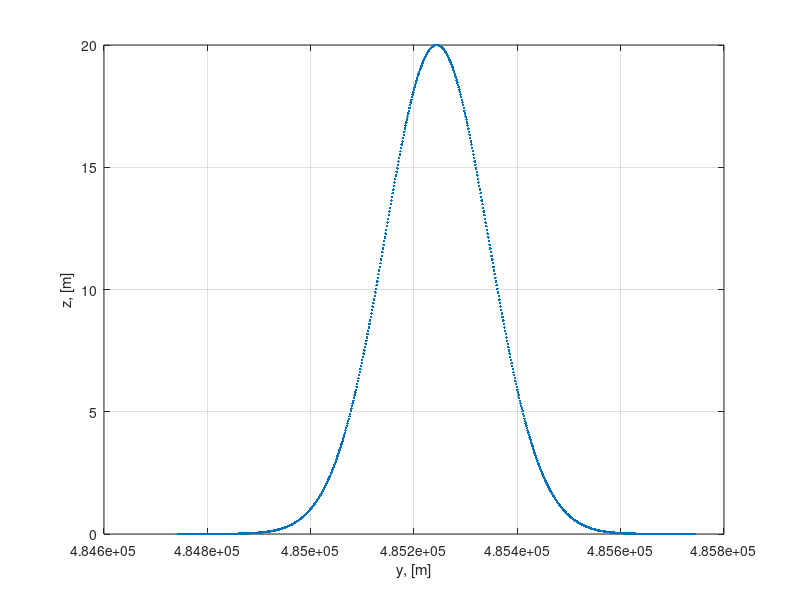
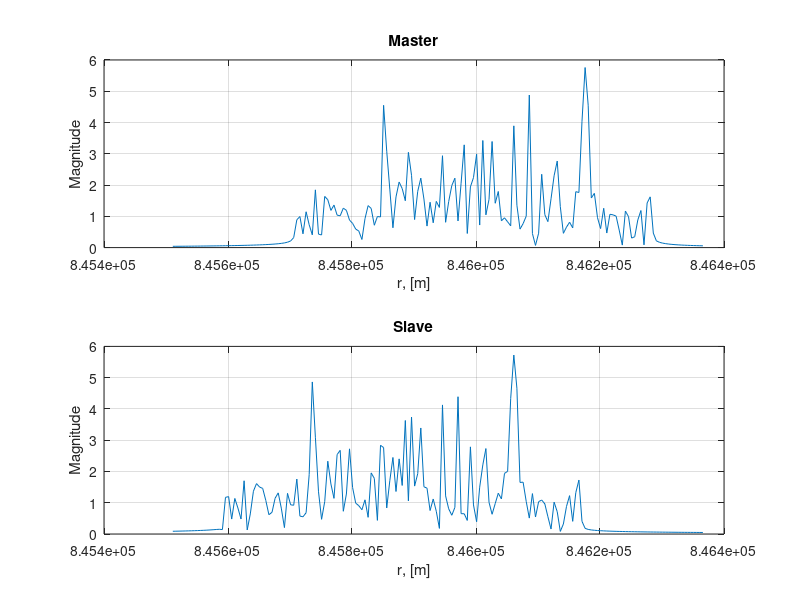
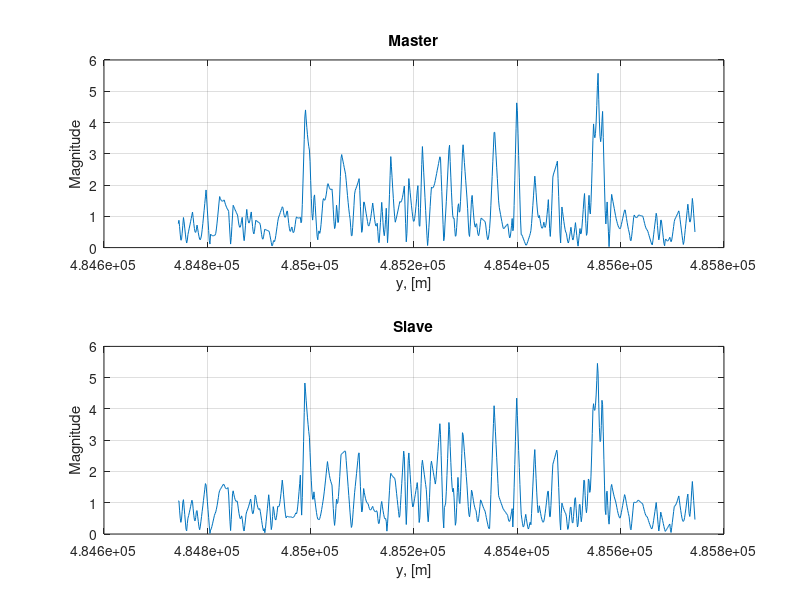
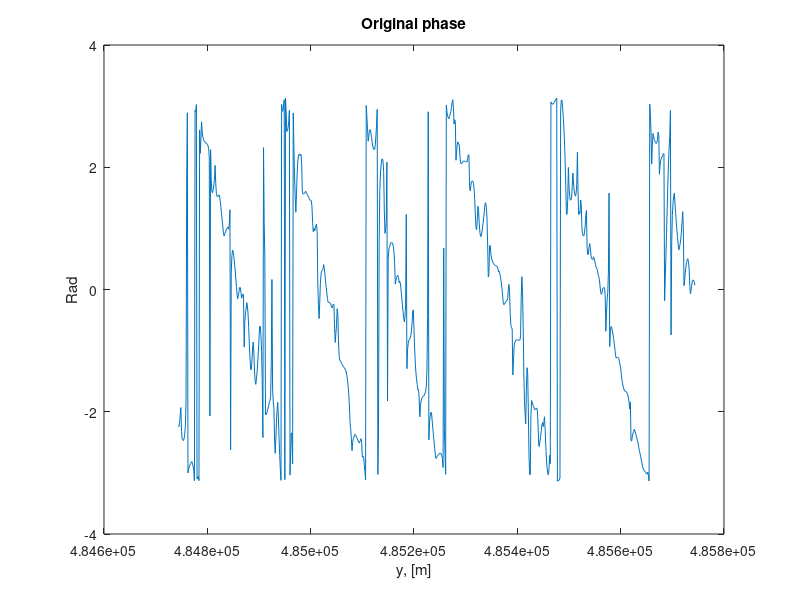

The MATLAB source for these figures, in order:
clc; clear all; close all;
% DECORRELATION (partially decorrelated)
h = 693E3; %m
B = 200; %m
f = 5.4E9; %Hz
c = 3e8;
lambda = c/f;

rho_r = 5;%m SLANT RANGE RESOLUTION
theta = deg2rad(35); %rad
sat = [0, h;
       B, h]; % satellites positions

% mountain
span = 1E3; % 1 km along the ground range
center = h*tan(theta); % center of the mountain to preserve the incidence angle
rho_g = rho_r/sin(theta);%ground range resolution
y = (center-span/2:rho_r/4:center+span/2)';
z = gaussmf(y,[span/10, center]);

% shift thee gaussian to zero and make the reasonable height
height = 20; %200 m height (mounain)
z = height*(z - min(z))/( max(z) - min(z) );% scale
figure
plot(y,z,'.')
xlabel('y, [m]')
ylabel('z, [m]')
grid on

% complex reflectivity
Np = length(z);% number of points/scatters;

%Cholesky decomposition
T = rand(Np,2) + 1j*rand(Np,2);
rho = 1;%correlation 
R = [1 rho; rho 1]+10e-16*eye(2);
L = chol(R);
T = T*L;
corr(abs(T(:,1)),abs(T(:,2)))

tm = T(:,1);
ts = T(:,2);
p = [y,z,tm,ts];% points 
%% slant range axis
close all
dist_M = sqrt(sum((sat(1,:) - p(:,1:2)).^2,2));
dist_S = sqrt(sum((sat(2,:)  - p(:,1:2)).^2,2));

r_min = min([min(dist_M),min(dist_S)])*0.9999; 
r_max = max([max(dist_M),max(dist_S)])*1.0001;

range = r_min:rho_r:r_max;
%% acquire images
I = zeros(length(sat), length(range));

for n = 1:length(sat)%satelite/ image number
    R_n = sqrt(sum((sat(n,:) - p(:,1:2)).^2,2));
    for r = 1:length(range)% range axis
        I(n,r) = sum(p(:,n+2).*sinc((range(r)-R_n)/rho_r).*exp(-1j*4*pi/lambda*R_n));
    end
end
R_master = sqrt(sum((sat(1,:) - p(:,1:2)).^2,2))';

close all
figure 
subplot(2,1,1)
plot(range,abs(I(1,:)))
xlabel('r, [m]')
ylabel('Magnitude')
title('Master')
grid on
subplot(2,1,2)
plot(range,abs(I(2,:)))
xlabel('r, [m]')
ylabel('Magnitude')
title('Slave')
grid on
%% coregistration
geo = true; % false doesn't work!
% GEO, works
%1
if geo == true
    y_ref = p(:,1);
    z_ref = zeros(length(p(:,2)),1);
    p_ref = [y_ref, z_ref];
    %2
    for n = 1:size(sat, 1)
        R_n_ref(n,:)= sqrt(sum((sat(n,:) - p_ref).^2,2));
    end
    
    for n = 1:size(I,1)
        I_n_c_r(n,:) = interp1(range, I(n,:), R_n_ref(n,:));
    end
    
    % plot in ground range
    close all
    figure 
    subplot(2,1,1)
    plot(y,abs(I_n_c_r(1,:)))
    xlabel('y, [m]')
    ylabel('Magnitude')
    title('Master')
    grid on
    subplot(2,1,2)
    plot(y,abs(I_n_c_r(2,:)))
    xlabel('y, [m]')
    ylabel('Magnitude')
    title('Slave')
    grid on
end
%% Interferometric phase 
if geo == true
    close all;
    %1
    % during th class: a(p)*exp(phi)
    % in the hw: a(p)*exp(-phi)
    % CONJUGATE THE ENTIRE IMAGE
    Image = I_n_c_r(1,:).*conj(I_n_c_r(2,:));
    figure;
    plot(y, angle(Image))% if GEO -> plot in y
    title('Original phase')
    xlabel('y, [m]')
    ylabel('Rad')
    
    % 2+3 compensate
    d_R_n_ref = R_n_ref(1,:)-R_n_ref(2,:);
    
    Image_ref = exp(-1j*4*pi/lambda.*d_R_n_ref);
    figure;
    plot(y, angle(Image_ref))
    title('Ref. phase')
    xlabel('y, [m]')
    ylabel('Rad')
    
    
    Image_flat = Image.*conj(Image_ref);
    phase_comp = angle(Image_flat);
    figure
    plot(y, phase_comp)
    title('compensated phase')
    xlabel('y, [m]')
    ylabel('Rad')
    
    
    %phase_comp_filt = movmedian(phase_comp, 20);% median?
    phase_comp_filt = angle(movmean(exp(1j*(phase_comp)), 80));
    %phase_comp_filt = movmedian(phase_comp_filt, 50);
    figure
    plot(y, phase_comp_filt)
    title('filtered phase')
    xlabel('y, [m]')
    ylabel('Rad')
    
    %5
    %MANUALLY
    phase_unwr = phase_comp_filt;
    for i=2:length(phase_comp_filt)% make a decision
        difference = phase_comp_filt(i)-phase_comp_filt(i-1);
        if difference > pi
            phase_unwr(i:end) = phase_unwr(i:end) - 2*pi;
        elseif difference < -pi
            phase_unwr(i:end) = phase_unwr(i:end) + 2*pi;
        end
    end
    
    
    %phase_unwr = unwrap(phase_comp_filt);
    figure
    plot(y, phase_unwr)
    title('unwrapped phase')
    xlabel('y, [m]')
    ylabel('z, [m]')
    %6
    k_z = -4*pi/lambda*B*cot(theta)./R_master;
    z_est = phase_unwr./k_z;
    figure
    plot(y, z_est,'r')
    hold on
    plot(y,z,'g')
    grid on
    legend('estimated','true')
    xlabel('y, [m]')
    ylabel('z, [m]')
    
end
%% Slant range
if geo == false
    % 1
    y_ref = p(:,1);
    z_ref = zeros(length(p(:,2)),1);
    p_ref = [y_ref, z_ref];
    % 2
    R_m_ref= sqrt(sum((sat(1,:) - p_ref).^2,2))'; % 1   801 <- #points
    % 3 WHY NAN IF Z = 0?
    z_r = interp1(R_m_ref, p_ref(:,2)', range,'linear','extrap');
    z_r(isnan(z_r)) = 0;
    y_r = interp1(R_m_ref, p_ref(:,1)', range,'linear','extrap');
    y_r(isnan(y_r)) = 0;
    sum(~isnan(z_r))
    sum(~isnan(y_r))
    % 4
    R_n_ref(1,:) = sqrt((sat(1,1) - y_r).^2 + (sat(1,2) + z_r).^2);
    
    for n = 2:size(sat, 1)
        for r = 1:length(y_r)
            R_n_ref(n,r) = sqrt((sat(n,1) - y_r(r))^2 + (sat(n,2) + z_r(r))^2);
        end
        d_r(n-1,:) = R_n_ref(n,:) - R_n_ref(1,:);
    end
    
    I_n_c_r(1,:) = I(1,:);
    for i = 2:size(I,1)
        I_n_c_r(i,:) = interp1(range, I(i,:), range + d_r(i-1,:));% NaNs!!!!
    end
    I_n_c_r(isnan(I_n_c_r)) = 0;

    close all
    figure 
    subplot(2,1,1)
    plot(range,abs(I_n_c_r(1,:)))
    title('Master')
    axis([min(range) max(range) 0 8])
    grid on
    subplot(2,1,2)
    plot(range,abs(I_n_c_r(2,:)))% not 2, because skip master
    title('Slave')
    axis([min(range) max(range) 0 8])
    grid on
end
%%
if geo == false
    %1
    % during th class: a(p)*exp(phi)
    % in the hw: a(p)*exp(-phi)
    % CONJUGATE THE ENTIRE IMAGE
    Image = I_n_c_r(1,:).*conj(I_n_c_r(2,:));
    figure;
    plot(range, angle(Image))% if GEO -> plot in y
    title('Original phase')
    
    % 2+3 compensate
    d_R_n_ref = R_n_ref(1,:)-R_n_ref(2,:);
    
    Image_ref = exp(-1j*4*pi/lambda.*d_R_n_ref);
    figure;
    plot(range, angle(Image_ref))
    title('Ref. phase')
    
    Image_flat = Image.*conj(Image_ref);
    phase_comp = angle(Image_flat);
    figure
    plot(range, phase_comp)
    title('compensated phase')
    
    %phase_comp_filt = movmedian(phase_comp, 20);% median?
    phase_comp_filt = movmean(phase_comp, 120);
    %phase_comp_filt = movmedian(phase_comp_filt, 50);
    figure
    plot(range, phase_comp_filt)
    title('filtered phase')
    
    %5
    %MANUALLY
    phase_unwr = phase_comp_filt;
    for i=2:length(phase_comp_filt)% make a decision
        difference = phase_comp_filt(i)-phase_comp_filt(i-1);
        if difference > pi
            phase_unwr(i:end) = phase_unwr(i:end) - 2*pi;
        elseif difference < -pi
            phase_unwr(i:end) = phase_unwr(i:end) + 2*pi;
        end
    end
    
    
    %phase_unwr = unwrap(phase_comp_filt);
    figure
    plot(range, phase_unwr)
    title('unwrapped phase')
    %6
    k_z = -4*pi/lambda*B*cot(theta)./R_n_ref(1,:);
    z_est = phase_unwr./k_z;
    figure
    plot(range, z_est,'r')
    hold on
    
    z_1 = interp1(R_m_ref, p(:,2)', range, 'linear','extrap');
    z_1(isnan(z_1)) = 0;
    y_1 = interp1(R_m_ref, p(:,1)', range, 'linear','extrap');
    y_1(isnan(y_1)) = 0;

    plot(y_1,z_1,'g')
    grid on
    legend('estimated','true')
end